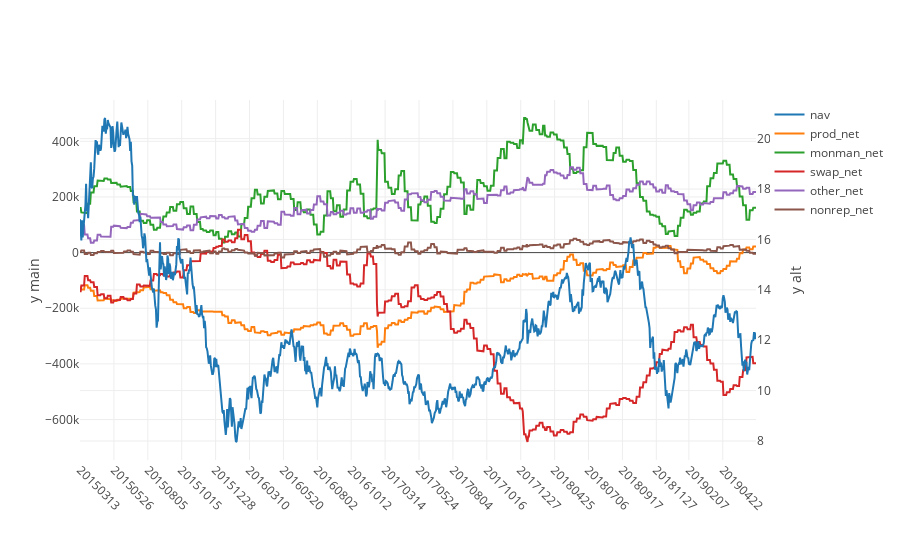

Write notebook code for a chart like this one.
### Markdown cell above
___
### Plot each df in dict_df using plotly
___

### Code cell
ddd = dict_df['cl']
net_cols = [c for c in ddd.columns.values if '_net' in c]
f = ju.plotly_plot(ddd[['trade_date','nav']+net_cols],x_column='trade_date',bar_plot=False,yaxis2_cols=['nav'])
iplot(f)

### Figure 1 — Plotly figure (JSON) as saved in the notebook; plotly's stock layout.template omitted (floating-point values rounded to 4 significant figures; data arrays with more than 128 entries replaced by an {"elided": "..."} marker saying what was removed)
{"data": [{"name": "nav", "type": "scatter", "uid": "f63de578-a1cc-11e9-a692-8c859025e7f9", "x": {"elided": "1000 int values"}, "y": {"elided": "1000 float values"}, "yaxis": "y2"}, {"name": "prod_net", "type": "scatter", "uid": "f63de708-a1cc-11e9-bad1-8c859025e7f9", "x": {"elided": "1000 int values"}, "y": {"elided": "1000 int values"}, "yaxis": "y"}, {"name": "monman_net", "type": "scatter", "uid": "f63de7e4-a1cc-11e9-93ef-8c859025e7f9", "x": {"elided": "1000 int values"}, "y": {"elided": "1000 int values"}, "yaxis": "y"}, {"name": "swap_net", "type": "scatter", "uid": "f63de898-a1cc-11e9-be24-8c859025e7f9", "x": {"elided": "1000 int values"}, "y": {"elided": "1000 int values"}, "yaxis": "y"}, {"name": "other_net", "type": "scatter", "uid": "f63de942-a1cc-11e9-ad18-8c859025e7f9", "x": {"elided": "1000 int values"}, "y": {"elided": "1000 int values"}, "yaxis": "y"}, {"name": "nonrep_net", "type": "scatter", "uid": "f63de9ec-a1cc-11e9-9a8c-8c859025e7f9", "x": {"elided": "1000 int values"}, "y": {"elided": "1000 int values"}, "yaxis": "y"}], "layout": {"margin": {"b": 100}, "xaxis": {"tickangle": 45, "ticktext": [20150313, 20150526, 20150805, 20151015, 20151228, 20160310, 20160520, 20160802, 20161012, 20170314, 20170524, 20170804, 20171016, 20171227, 20180425, 20180706, 20180917, 20181127, 20190207, 20190422], "tickvals": [20150313, 20150526, 20150805, 20151015, 20151228, 20160310, 20160520, 20160802, 20161012, 20170314, 20170524, 20170804, 20171016, 20171227, 20180425, 20180706, 20180917, 20181127, 20190207, 20190422], "type": "category"}, "yaxis": {"title": "y main"}, "yaxis2": {"overlaying": "y", "side": "right", "title": "y alt"}}}
